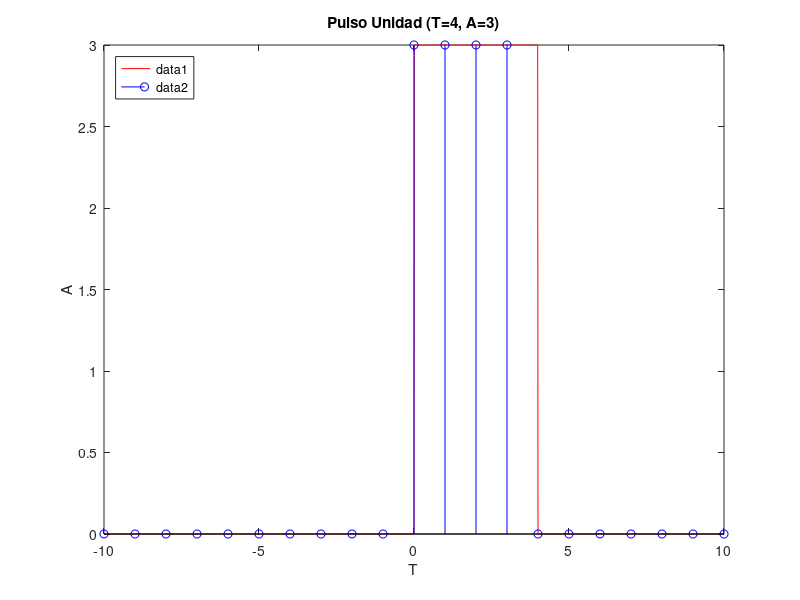

Recreate this plot in MATLAB.
% TEMA 1.1 - EJ 7 - PULSO
clear all;
close all;

%Pasos
n=-10:10;
t=-10:0.01:10;

%Variables
A=3;
T=N=4;

%Funciones Pulso
pt= A*((t>0)&(t<T));
pn= A*((n>=0)&(n<N)); %discreta

figure;

plot(t, pt, "r")
hold on
stem(n, pn, "b")  %discreta

%Adornos
xlabel('T');
ylabel('A');
title("Pulso Unidad (T=4, A=3)");

legend("location", "northwest")
legend("show");